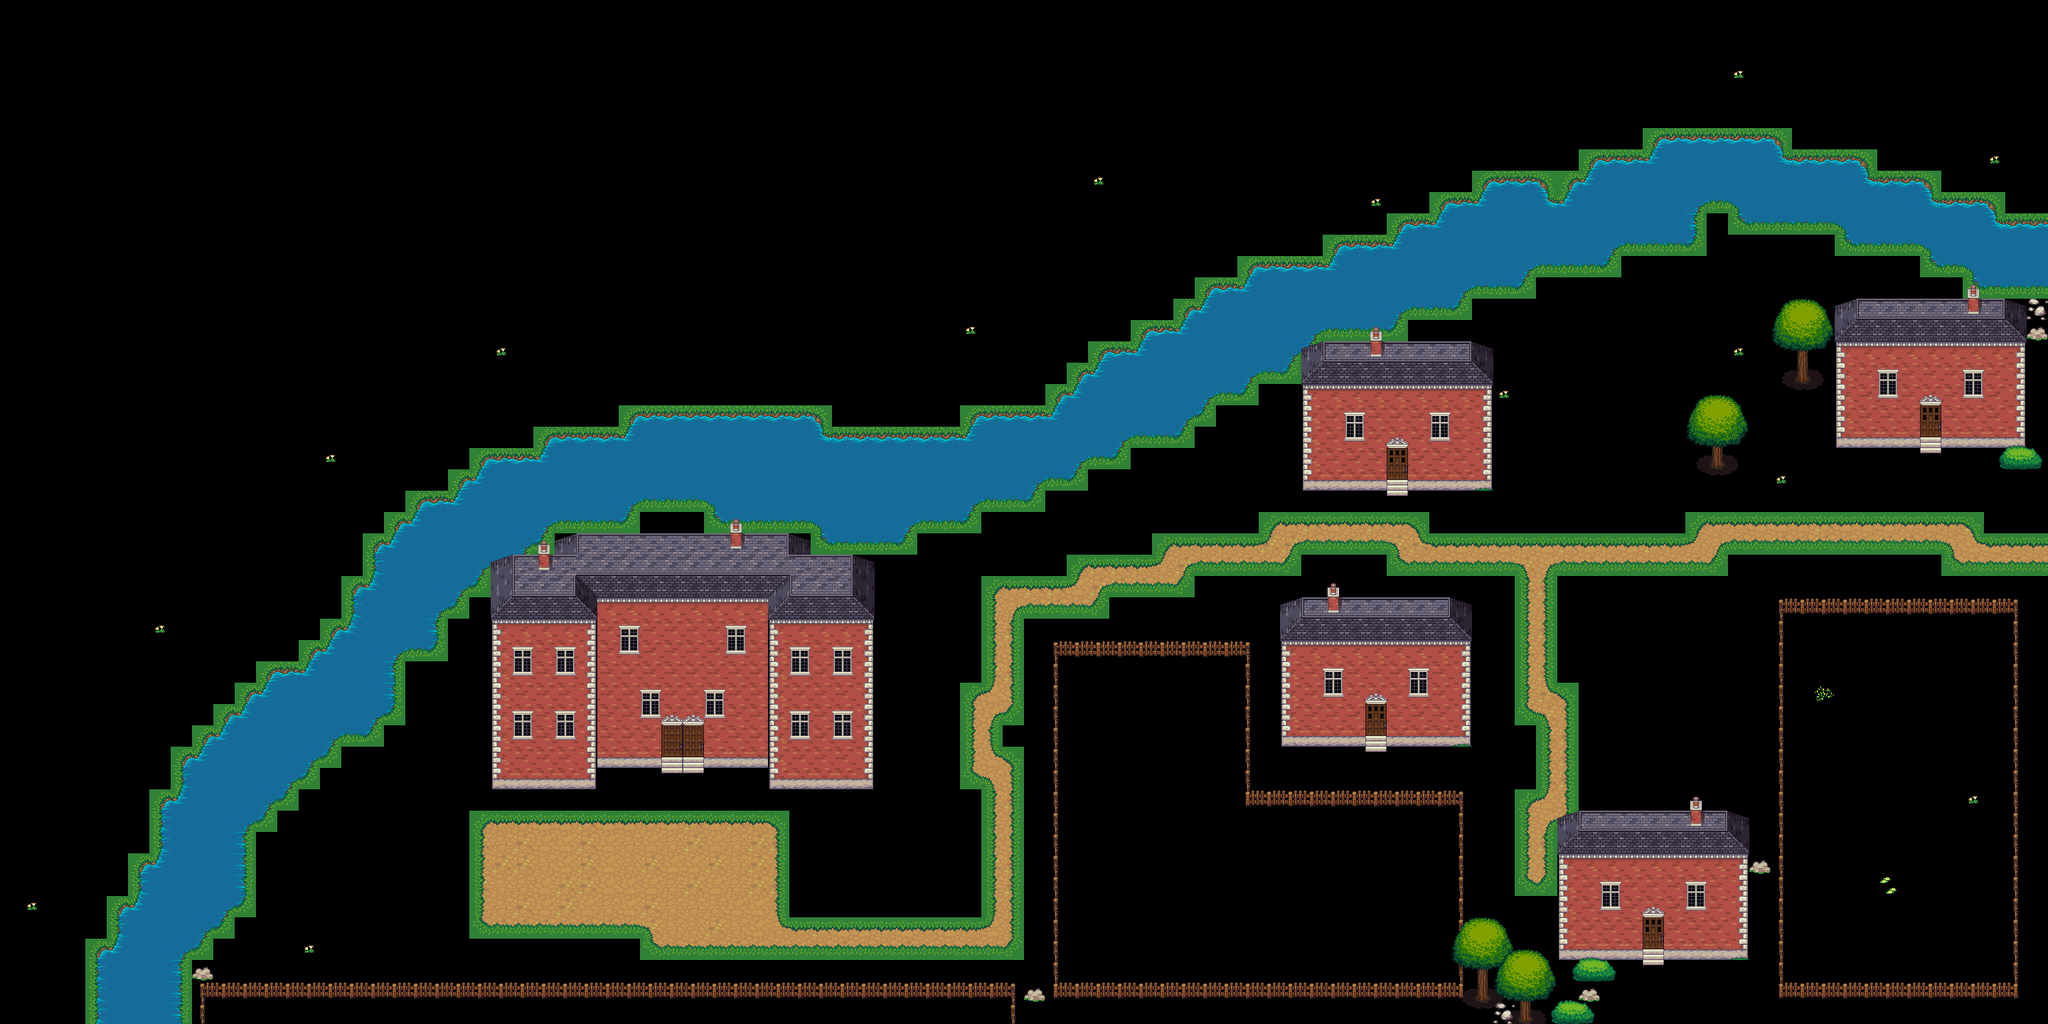

The image is a tile-based game level rendered from a .tmx file. Its description and source (layers, tilesets, objects; grid data summarised) follow:
An orthogonal 96x48 tile map with 32x32 px tiles, 5 tile layers (Ground, Impassible, Ground2, Floating, ...), 14 tilesets and 16 objects (10x skeleton_mage, 4x skeleton_2, E, gnu_boss).

<map version="1.0" orientation="orthogonal" width="96" height="48" tilewidth="32" tileheight="32">
 <tileset firstgid="1" name="grass" tilewidth="32" tileheight="32">
  <image source="../images/outdoors/grass.png" width="96" height="192" />
 </tileset>
 <tileset firstgid="19" name="watergrass" tilewidth="32" tileheight="32">
  <image source="../images/outdoors/watergrass.png" width="96" height="192" />
 </tileset>
 <tileset firstgid="37" name="trunk" tilewidth="32" tileheight="32">
  <image source="../images/outdoors/trunk.png" width="192" height="96" />
 </tileset>
 <tileset firstgid="55" name="treetop" tilewidth="32" tileheight="32">
  <image source="../images/outdoors/treetop.png" width="192" height="224" />
 </tileset>
 <tileset firstgid="97" name="bridges" tilewidth="32" tileheight="32">
  <image source="../images/outdoors/bridges.png" width="192" height="224" />
 </tileset>
 <tileset firstgid="139" name="dirt" tilewidth="32" tileheight="32">
  <image source="../images/outdoors/dirt.png" width="96" height="192" />
 </tileset>
 <tileset firstgid="157" name="house" tilewidth="32" tileheight="32">
  <image source="../images/outdoors/house.png" width="288" height="224" />
 </tileset>
 <tileset firstgid="220" name="fence_alt" tilewidth="32" tileheight="32">
  <image source="../images/outdoors/fence_alt.png" width="96" height="192" />
 </tileset>
 <tileset firstgid="238" name="flowers" tilewidth="32" tileheight="32">
  <image source="../images/outdoors/flowers.png" width="640" height="320" />
 </tileset>
 <tileset firstgid="438" name="wheelbarrows" tilewidth="32" tileheight="32">
  <image source="../images/objects/wheelbarrows.png" width="160" height="128" />
 </tileset>
 <tileset firstgid="458" name="buckets" tilewidth="32" tileheight="32">
  <image source="../images/objects/buckets.png" width="96" height="64" />
 </tileset>
 <tileset firstgid="464" name="rock" tilewidth="32" tileheight="32">
  <image source="../images/outdoors/rock.png" width="64" height="32" />
 </tileset>
 <tileset firstgid="466" name="plowed_soil" tilewidth="32" tileheight="32">
  <image source="../images/outdoors/plowed_soil.png" width="96" height="192" />
 </tileset>
 <tileset firstgid="484" name="mob_tiles" tilewidth="32" tileheight="32">
  <image source="../images/creatures/mob_tiles.png" width="128" height="128" />
 </tileset>
 <layer name="Ground" width="96" height="48">
  <data>[4608 cells, 335 non-empty, 13 distinct tile ids]</data>
 </layer>
 <layer name="Impassible" width="96" height="48">
  <data>[4608 cells, 1070 non-empty, 34 distinct tile ids]</data>
 </layer>
 <layer name="Ground2" width="96" height="48">
  <data>[4608 cells, 251 non-empty, 17 distinct tile ids]</data>
 </layer>
 <layer name="Floating" width="96" height="48">
  <data>[4608 cells, 196 non-empty, 28 distinct tile ids]</data>
 </layer>
 <layer name="Floating2" width="96" height="48">
  <data>[4608 cells, 49 non-empty, 21 distinct tile ids]</data>
 </layer>
 <objectgroup name="Zones" width="96" height="48">
  <object name="river" type="E" x="3001" y="684">
   <polygon points="0,0 65,0 65,292 6,291" />
  </object>
 </objectgroup>
 <objectgroup name="MOBs" width="96" height="48">
  <object name="skeleton captain" type="skeleton_2" gid="484" x="2449" y="761">
   <properties>
    <property name="hits" value="10" />
   </properties>
  </object>
  <object name="skeleton mage" type="skeleton_mage" gid="484" x="2538" y="1111">
   <properties>
    <property name="hits" value="20" />
   </properties>
  </object>
  <object name="skeleton captain" type="skeleton_2" gid="484" x="2331" y="666">
   <properties>
    <property name="hits" value="10" />
   </properties>
  </object>
  <object name="skeleton mage" type="skeleton_mage" gid="484" x="2215" y="832">
   <properties>
    <property name="hits" value="20" />
   </properties>
  </object>
  <object name="skeleton mage" type="skeleton_mage" gid="484" x="2334" y="1090">
   <properties>
    <property name="hits" value="20" />
   </properties>
  </object>
  <object name="skeleton captain" type="skeleton_2" gid="484" x="2445" y="944">
   <properties>
    <property name="hits" value="10" />
   </properties>
  </object>
  <object name="skeleton mage" type="skeleton_mage" gid="484" x="2245" y="1329">
   <properties>
    <property name="hits" value="20" />
   </properties>
  </object>
  <object name="skeleton mage" type="skeleton_mage" gid="484" x="1857" y="714">
   <properties>
    <property name="hits" value="20" />
   </properties>
  </object>
  <object name="skeleton mage" type="skeleton_mage" gid="484" x="1744" y="893">
   <properties>
    <property name="hits" value="20" />
   </properties>
  </object>
  <object name="skeleton captain" type="skeleton_2" gid="484" x="1384" y="902">
   <properties>
    <property name="hits" value="10" />
   </properties>
  </object>
  <object name="skeleton mage" type="skeleton_mage" gid="484" x="1480" y="1103">
   <properties>
    <property name="hits" value="20" />
   </properties>
  </object>
  <object name="skeleton mage" type="skeleton_mage" gid="484" x="1342" y="1189">
   <properties>
    <property name="hits" value="20" />
   </properties>
  </object>
  <object name="skeleton mage" type="skeleton_mage" gid="484" x="679" y="1439">
   <properties>
    <property name="hits" value="20" />
   </properties>
  </object>
  <object name="skeleton mage" type="skeleton_mage" gid="484" x="636" y="1250">
   <properties>
    <property name="hits" value="20" />
   </properties>
  </object>
  <object name="boss" type="gnu_boss" gid="484" x="762" y="1322">
   <properties>
    <property name="hits" value="100" />
   </properties>
  </object>
 </objectgroup>
</map>
